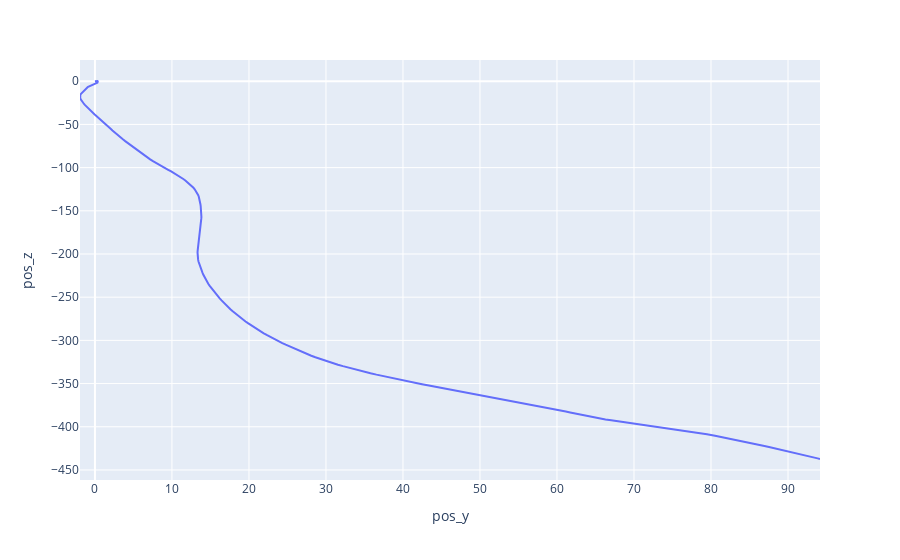

The code cell stored with this chart in its notebook:
### Code cell
px.line(df, x="pos_y", y="pos_z")
# px.line_3d(df, x="pos_x", y="pos_y",z="pos_z")

### Figure 1 — Plotly figure (JSON) as saved in the notebook; plotly's stock layout.template omitted (floating-point values rounded to 4 significant figures; data arrays with more than 128 entries replaced by an {"elided": "..."} marker saying what was removed)
{"data": [{"hovertemplate": "pos_y=%{x}<br>pos_z=%{y}<extra></extra>", "legendgroup": "", "line": {"color": "#636efa", "dash": "solid"}, "marker": {"symbol": "circle"}, "mode": "lines", "name": "", "orientation": "v", "showlegend": false, "type": "scatter", "x": {"elided": "301 float values"}, "xaxis": "x", "y": {"elided": "301 float values"}, "yaxis": "y"}], "layout": {"legend": {"tracegroupgap": 0}, "margin": {"t": 60}, "xaxis": {"anchor": "y", "domain": [0, 1], "title": {"text": "pos_y"}}, "yaxis": {"anchor": "x", "domain": [0, 1], "title": {"text": "pos_z"}}}}
